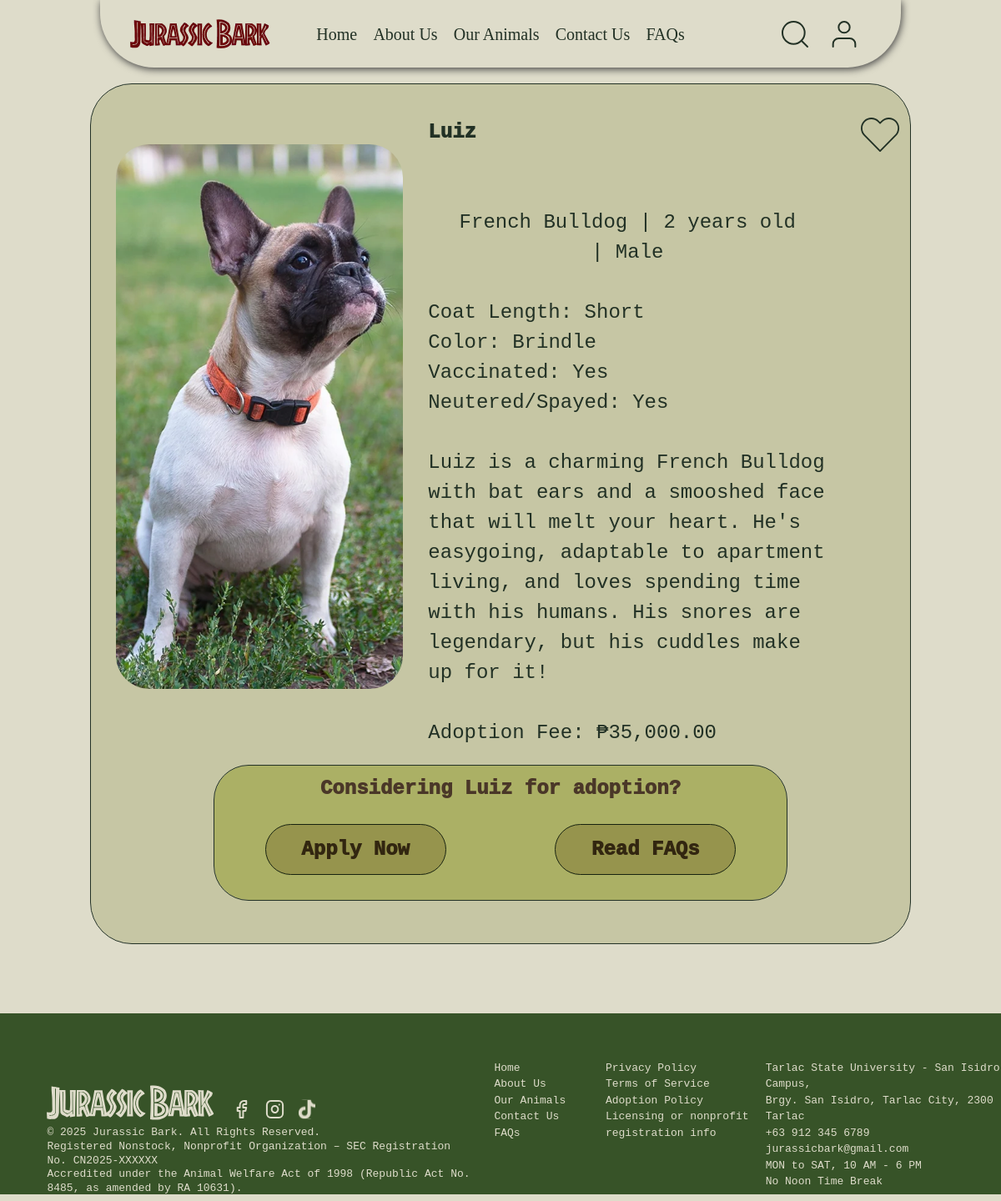
Page /petDetails.php?id=8 on the committed database.
### tables this page shows
CREATE TABLE `pets` (
  `petID` int(11) NOT NULL,
  `name` varchar(50) NOT NULL,
  `type` varchar(50) NOT NULL,
  `breed` varchar(50) NOT NULL,
  `age` int(11) NOT NULL,
  `price` double NOT NULL,
  `details` longtext NOT NULL CHECK (json_valid(`details`)),
  `imageDirectory` varchar(255) NOT NULL,
  `adoptedById` int(11) DEFAULT NULL
);

### petDetails.php (the view, shortened to what this page needs)
<?php
$petId = isset($_GET['id']) ? intval($_GET['id']) : 0;
$pet = null;
$error = null;
if ($petId > 0) {
    try {
        $host = '127.0.0.1';
        $dbname = 'adoptiondb';
        $username = 'root';
        $password = '';
        $pdo = new PDO("mysql:host=$host;dbname=$dbname;charset=utf8mb4", $username, $password);
        $pdo->setAttribute(PDO::ATTR_ERRMODE, PDO::ERRMODE_EXCEPTION);
        $stmt = $pdo->prepare("SELECT petID, name, type, breed, age, price, details, imageDirectory FROM pets WHERE petID = :petId");
        $stmt->bindParam(':petId', $petId, PDO::PARAM_INT);
        $stmt->execute();
        $pet = $stmt->fetch(PDO::FETCH_ASSOC);
    } catch (PDOException $e) {
        $error = "Database error: " . $e->getMessage();
    }
} else {
    $error = "Invalid pet ID.";
}
$gender = 'Unknown';
$color = 'Unknown';
$personality = 'No description available';
$vaccinated = 'Unknown';
$neutered = 'Unknown';
$coatLength = 'Unknown';
if ($pet) {
    $details = json_decode($pet['details'], true);
    if ($details) {
        $gender = isset($details['gender']) ? $details['gender'] : 'Unknown';
        $color = isset($details['color']) ? $details['color'] : 'Unknown';
        $personality = isset($details['personality']) ? $details['personality'] : 'No description available';
        $vaccinated = isset($details['vaccinated']) ? ($details['vaccinated'] ? 'Yes' : 'No') : 'Unknown';
        $neutered = isset($details['spayed_neutered']) ? ($details['spayed_neutered'] ? 'Yes' : 'No') : 'Unknown';
        $coatLength = isset($details['coat_length']) ? $details['coat_length'] : 'Unknown';
    }
}
$ageText = $pet ? ($pet['age'] > 1 ? $pet['age'] . ' years old' : $pet['age'] . ' year old') : '';
?>
<!DOCTYPE html>
<html lang="en">
<head>
    <link rel="stylesheet" href="petDetails.css">
    <link rel="stylesheet" href="global-application-styles.css">
    <link rel="stylesheet" href="globalFooterNav.css">
</head>
<body>
    <div class="nav">
        <div class="navLogo">
            <img src="images/homeImages/Jurassic Bark.webp" alt="">
        </div>
        <div class="mainNav">
            <p><a href="index.html">Home</a></p>
            <p> <a href="aboutUs.html">About Us</a></p>
            <p> <a href="ourAnimals.php">Our Animals</a></p>
            <p><a href="contact.html">Contact Us</a></p>
            <p><a href="faqs.html">FAQs</a></p>
        </div>
        <div class="navControls">
        </div>
    </div>
    <?php if ($error): ?>
        <div style="text-align: center; padding: 50px; width: 82%;">
            <h2>Error</h2>
            <p><?php echo htmlspecialchars($error); ?></p>
            <p><a href="ourAnimals.php" style="color: #223125; text-decoration: underline;">Back to Animals List</a></p>
        </div>
    <?php elseif ($pet): ?>
    <div class="petDetailsCon">
        <div class="petDetailsBg"></div>
        <div class="imageCon">
            <div class="imageHolder">
                <img class="petImage"
                     src="<?php echo htmlspecialchars($pet['imageDirectory']); ?>"
                     alt="<?php echo htmlspecialchars($pet['name']); ?>"
                     onerror="this.src='images/homeImages/petPics/default-pet.jpg'">
            </div>
        </div>
        <div class="petContent">
            <div class="petText">
                <p class="name"><?php echo htmlspecialchars($pet['name']); ?></p>
                <p class="details">
                    <p class="petTypeText" style="text-align: center" >
                        <?php echo htmlspecialchars($pet['breed']); ?> | <?php echo $ageText; ?> | <?php echo htmlspecialchars($gender); ?>
                    </p>
                    <br>
                    Coat Length: <?php echo htmlspecialchars($coatLength); ?> <br>
                    Color: <?php echo htmlspecialchars($color); ?> <br>
                    Vaccinated: <?php echo htmlspecialchars($vaccinated); ?> <br>
                    Neutered/Spayed: <?php echo htmlspecialchars($neutered); ?>
                    <br><br>
                    <?php echo htmlspecialchars($personality); ?>
                    <br><br>
                    Adoption Fee: ₱<?php echo number_format($pet['price'], 2); ?>
                </p>
            </div>
            <div class="petControls">
                <img class="heartIcon" src="images/ourAnimalsImages/heart icon.svg" alt="">
            </div>
        </div>
        <div id="bottomAdoption" class="adoption" >
            <div class="bottomAdoptionBg adoptionBg"></div>
            <p class="bottomAdoptionText adoptionText">Considering <?php echo htmlspecialchars($pet['name']); ?> for adoption?</p>
            <a href="user-application-page.html?petId=<?php echo $pet['petID']; ?>" class="bottomAdoptionBtn adoptionBtn">Apply Now</a>
            <div class="bottomAdoptionBtn adoptionBtn">Read FAQs</div>
        </div>
    </div>
    <?php endif; ?>
     <div class="HomeFooter">
        <div class="footerBg" ></div>
        <div class="foot1" >
            <div class="footerLogoIcons" >
                <img class="footLogo" src="images/homeImages/Jurassic Bark.svg" alt="">
                <div class="smallIconsCon">
                    <img class="smallIcons" src="images/homeImages/facebook.svg" alt="">
                    <img class="smallIcons" src="images/homeImages/instagram.svg" alt="">
                    <img class="smallIcons" src="images/homeImages/tiktok.svg" alt="">            </div>
                </div>
            <div class="foot1Text" >
                © 2025 Jurassic Bark. All Rights Reserved.
                <br>
                Registered Nonstock, Nonprofit Organization – SEC Registration No. CN2025-XXXXXX
                <br>
                Accredited under the Animal Welfare Act of 1998 (Republic Act No. 8485, as amended by RA 10631).
            </div>
        </div>
        <div class="foot2" >
            Home
            <br>
            About Us
            <br>
            Our Animals
            <br>
            Contact Us
            <br>
            FAQs
        </div>
        <div class="foot3" >
            Privacy Policy
            <br>
            Terms of Service
            <br>
            Adoption Policy
            <br>
            Licensing or nonprofit
            <br>
            registration info
        </div>
        <div class="foot4" >
            Tarlac State University - San Isidro Campus,
            <br>
            Brgy. San Isidro, Tarlac City, 2300 Tarlac
            <br>
            +63 912 345 6789
            <br>
            jurassicbark@gmail.com
            <br>
            MON to SAT, 10 AM - 6 PM
            <br>
            No Noon Time Break
        </div>
     </div>
</body>
</html>

### petDetails.css (style rules this page uses)
*, *::before, *::after { box-sizing: border-box; }
* { margin: 0; }
@media (prefers-reduced-motion: no-preference) { html { interpolate-size: allow-keywords; } }
body { line-height: 1.5; -webkit-font-smoothing: antialiased; }
img, picture, video, canvas, svg { display: block; max-width: 100%; }
p, h1, h2, h3, h4, h5, h6 { overflow-wrap: break-word; }
p { text-wrap: pretty; }
:root { --fontColor: #223125; --fontColor2: #725134; --fontColor3: #444E27; --bgColor: #DEDCCA; }
body { position: relative; background: var(--bgColor); color: var(--fontColor); font-family: "Chakra Petch"; display: flex; flex-direction: column; align-items: center; overflow-x: hidden; }
#bottomAdoption { display: none; }
.petDetailsCon { border: 1px solid #223125; width: 82%; display: grid; grid-template-columns: .7fr 1fr; height: 638px; overflow: hidden; border-radius: 50px; position: relative; }
.petDetailsBg { background: #223125; mix-blend-mode: overlay; width: 100%; height: 100%; position: absolute; z-index: -1; }
.imageCon { display: flex; align-items: center; justify-content: center; }
.imageHolder { width: 85%; height: 82%; border-radius: 50px; border: 2px yellow; display: flex; align-items: center; justify-content: center; }
.petImage { height: 100%; width: auto; object-fit: cover; border-radius: 40px; display: block; }
.petContent { display: flex; color: var(--fontColor); }
.petText { font-size: 24px; margin-top: 7%; font-weight: 100; margin-right: 10px; }
.details { white-space: pre-wrap !important; }
.name { font-weight: 1000; }
.petControls { display: flex; flex-direction: column; position: relative; justify-content: space-between; padding-right: 2%; margin-top: 7%; }
.heartIcon { width: 47px; align-self: flex-end; }
.adoption { position: relative; display: flex; flex-direction: column; border: 1px solid #223125; text-align: center; border-radius: 42px; gap: 10px; overflow: hidden; margin-bottom: 5%; }
.adoptionBg { background: #444E27; position: absolute; width: 100%; height: 100%; mix-blend-mode: overlay; z-index: -1; }
.adoptionText { margin-top: 30px; font-size: 24px; font-weight: 1000; margin-left: 20px; margin-right: 20px; }
.adoptionBtn { width: 217px; height: 61px; font-size: 24px; font-weight: 1000; background: #E0D7C3; mix-blend-mode: multiply; border-radius: 100px; display: flex; align-items: center; justify-content: center; margin-left: 20px; margin-right: 20px; border: 1px solid #223125; }
.adoption :last-child { margin-bottom: 30px; }
@media only screen and (max-width: 1336px) { .adoption { display: none; } }
@media only screen and (max-width: 1336px) { .petDetailsCon { grid-template-rows: 1fr auto; height: auto; } }
@media only screen and (max-width: 1336px) { #bottomAdoption { display: grid; grid-template-columns: 1fr 1fr; grid-template-rows: 1fr 1fr; grid-column: 1/3; height: 70%; justify-items: center; margin-left: 15%; margin-right: 15%; grid-row: 2; margin-bottom: 2%; margin-top: 2%; } }
@media only screen and (max-width: 1336px) { .heartIcon { width: 47px; flex-shrink: 0; } }
@media only screen and (max-width: 1336px) { .adoptionText { grid-column: 1/3; margin-top: 10px; } }
@media only screen and (max-width: 1336px) { .petControls { width: 100%; } }
.heartIcon { cursor: pointer; transition: all 0.3s ease; position: relative; filter-drop: drop-shadow(0 0 0 rgba(255, 0, 0, 0)); }

### global-application-styles.css (style rules this page uses)
* { margin: 0; padding: 0; box-sizing: border-box; }
:root { --container-w: 743.17px; --img-max: 100px; }
body { font-family: 'Chakra Petch', monospace; background-image: url('fabric_background.png'); background-size: cover; min-height: 100vh; color: #4a3728; padding: clamp(28px, 6.5vw, 120px) 0 clamp(16px, 4.5vw, 80px) 0; }

### rows in the picture
pets: imageDirectory+name (picture), name "Luiz", breed "French Bulldog", age "2 years old", details "Male", details "Short", details "Brindle", details "Yes", details "Luiz is a charming French Bulldog with bat ears and a smooshed face that will melt your heart. He's easygoing, adaptable to apartment living, and loves spending time with his humans. His snores are legendary, but his cuddles make up for it!", price "35,000.00"
